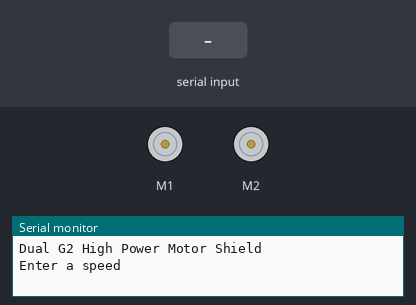
Bench run of a sketch on a simulated Arduino Uno, built with avr-gcc and run on an emulated ATmega328P. Shown: 2 × DC motor (green arrow = forward, orange = backward, longer = faster), the last lines printed to the serial monitor. Inputs (shaded band) come from the test bench.

Above: at 1.2 s.
1.3 s: "90,45\n" received over Serial
At 3.2 s:
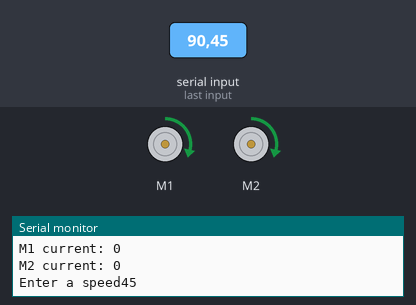
4.3 s: "200\n" received over Serial
At 6.8 s:
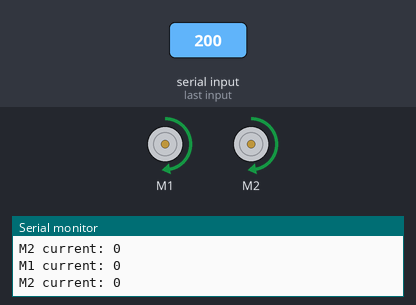
7.3 s: "30,150\n" received over Serial
13.3 s: "30,150\n" received over Serial
Timing chart, 0 to 20.4 s (numbered marks = the images above; inputs shaded):
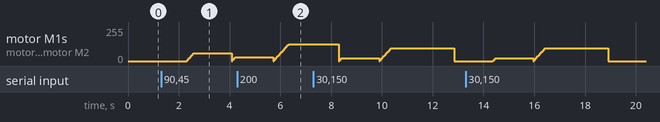

The sketch:

actuator_speed_test.ino
```cpp
#include "DualG2HighPowerMotorShield.h"

// Uncomment the version corresponding with the version of your shield.
// DualG2HighPowerMotorShield24v14 md;
// DualG2HighPowerMotorShield18v18 md;
// DualG2HighPowerMotorShield24v18 md;
 DualG2HighPowerMotorShield18v22 md;

void stopIfFault()
{
  if (md.getM1Fault())
  {
    md.disableDrivers();
	delay(1);
    Serial.println("M1 fault");
    while (1);
  }
  if (md.getM2Fault())
  {
    md.disableDrivers();
	delay(1);
    Serial.println("M2 fault");
    while (1);
  }
}

void setup() {
  // put your setup code here, to run once:
Serial.begin(115200);
Serial.println("Dual G2 High Power Motor Shield");
  md.init();
  md.calibrateCurrentOffsets();

  delay(10);

}

void loop() {
  // put your main code here, to run repeatedly:
  int speed;
  Serial.print("Enter a speed");
  while (!Serial.available()) {
    //wait for input
  }

  speed = Serial.parseInt();
  Serial.println(speed);

 if (speed < 0) {
  speed = -speed;
 }

  delay (1000);

    md.enableDrivers();
  delay(1);  // The drivers require a maximum of 1ms to elapse when brought out of sleep mode.

  for (int i = 0; i <= speed; i++)
  {
    md.setM1Speed(i);
    md.setM2Speed(i);
    stopIfFault();
    //if (i%200 == 100)
    {
      Serial.print("M1 current: ");
      Serial.println(md.getM1CurrentMilliamps());
       Serial.print("M2 current: ");
      Serial.println(md.getM2CurrentMilliamps());
	}
    delay(2);
  }
 if (speed > 0) {
  speed = -speed;
 }

  for (int i = 0; i >= -speed; i--)
  {
    md.setM1Speed(i);
    md.setM2Speed(i);

    stopIfFault();
    //if (i%200 == 100)
    {
      Serial.print("M1 current: ");
      Serial.println(md.getM1CurrentMilliamps());
       Serial.print("M2 current: ");
      Serial.println(md.getM2CurrentMilliamps());
	}
    delay(2);
  }


  md.disableDrivers(); // Put the MOSFET drivers into sleep mode.
  delay(500);

}
```
